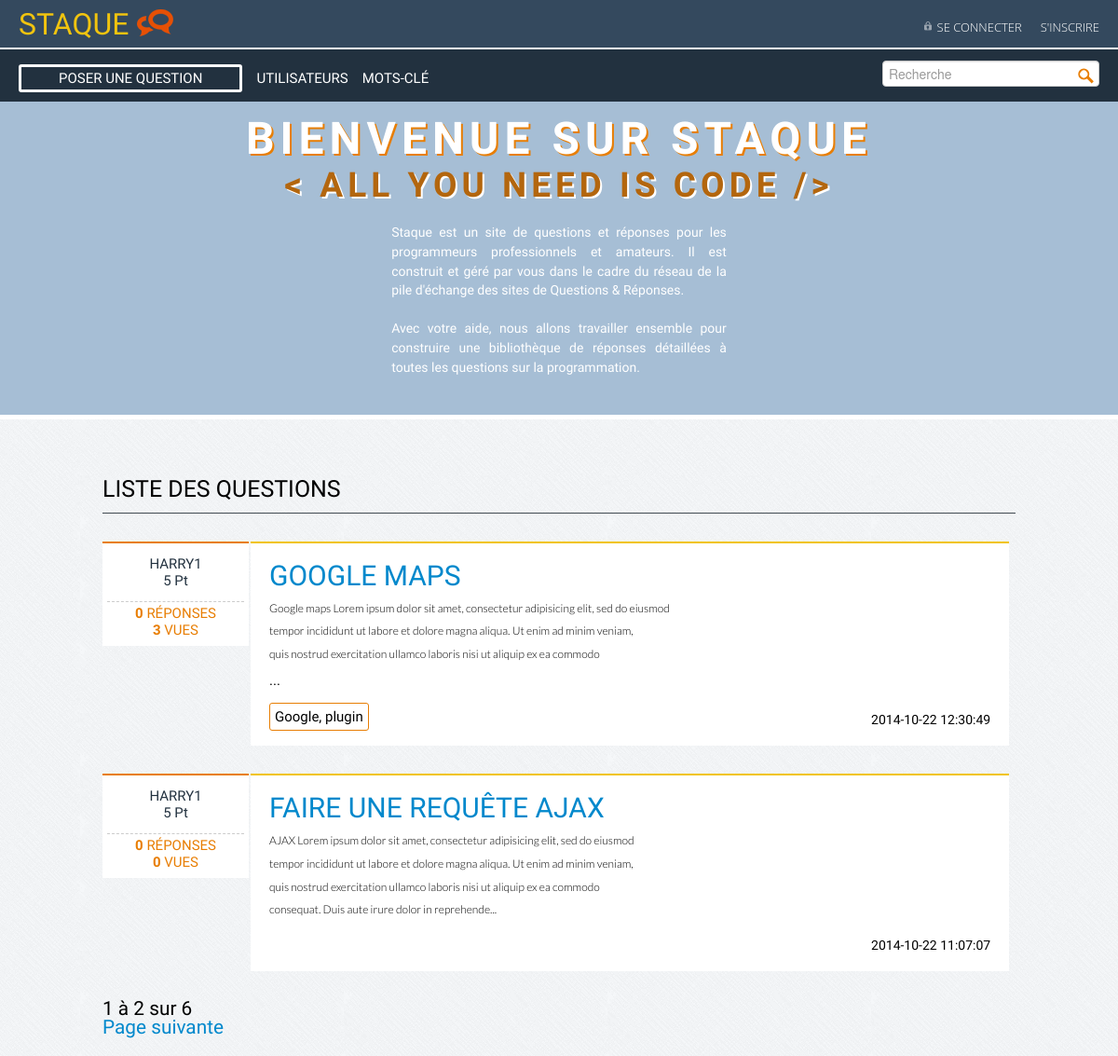
Before: / with the older database file.
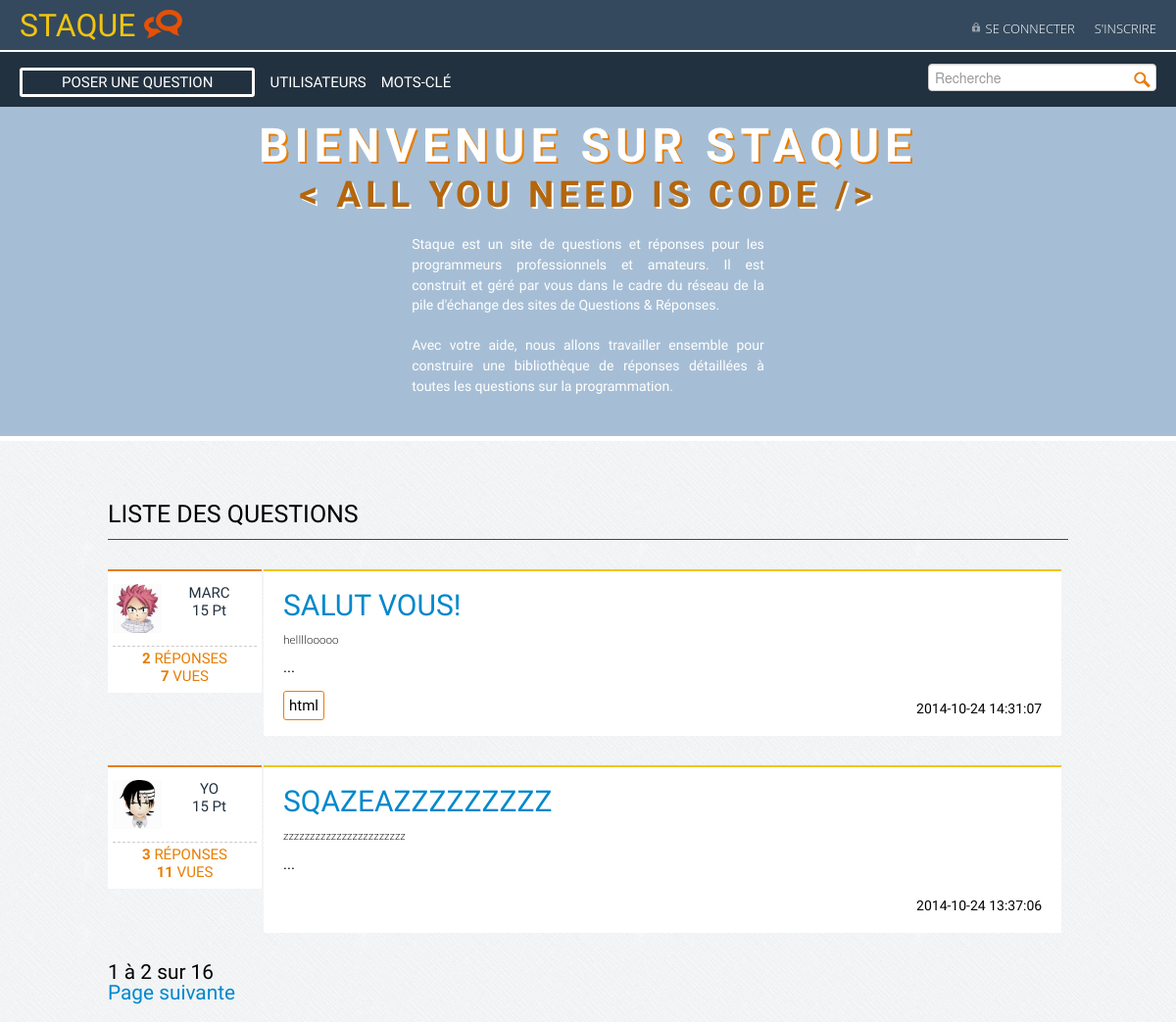
After: the same page with the newer database file.
### tables this page shows
CREATE TABLE IF NOT EXISTS `question` (
  `id` int(11) NOT NULL AUTO_INCREMENT,
  `title` varchar(250) NOT NULL,
  `content` text NOT NULL,
  `tags` varchar(255) NOT NULL,
  `user_id` int(11) NOT NULL,
  `dateCreated` datetime NOT NULL,
  `dateModified` datetime NOT NULL,
  `vues` int(11) NOT NULL,
  `points` int(11) NOT NULL,
  PRIMARY KEY (`id`)
);

CREATE TABLE IF NOT EXISTS `user` (
  `id` int(11) NOT NULL AUTO_INCREMENT,
  `name` varchar(50) NOT NULL,
  `image` varchar(150) NOT NULL,
  `pseudo` varchar(100) NOT NULL,
  `mail` varchar(150) NOT NULL,
  `password` varchar(255) NOT NULL,
  `salt` varbinary(256) NOT NULL,
  `token` varchar(50) NOT NULL,
  `birthday` date NOT NULL,
  `job` varchar(150) NOT NULL,
  `location` varchar(100) NOT NULL,
  `lang` varchar(100) NOT NULL,
  `score` int(10) NOT NULL,
  `vote` int(10) NOT NULL,
  `websites` varchar(150) NOT NULL,
  `dateRegistred` date NOT NULL,
  `dateModified` date NOT NULL,
  `dateConnected` datetime NOT NULL,
  PRIMARY KEY (`id`)
);

### functions.php (called while the page is built, shortened)
<?php
	function nbRep($id){
		global $dbh;
		$sql = "SELECT COUNT(*) FROM answer
				JOIN question ON question_id = question.id
				WHERE question.id = :id";
		$stmt = $dbh->prepare($sql);
		$stmt->bindValue(":id",$id);
		$stmt->execute();
		$nbAnswers = $stmt->fetchColumn();
		return $nbAnswers;
	}

### question_list.php (the view, shortened to what this page needs)
 <?php
	$numPerPage= 2;
	$page = 1;
	$direction = "DESC";
	$offset = ($page-1)*$numPerPage;
	$sql = "SELECT question.id,title,score,dateCreated,image,pseudo,tags,content,vues
			FROM question LEFT JOIN user ON question.user_id=user.id
			ORDER BY question.id $direction LIMIT :offset,$numPerPage";
			$stmt = $dbh->prepare($sql);
			$stmt->bindValue(":offset", ($page-1)*2, PDO::PARAM_INT);
			$stmt->execute();
			$questions = $stmt->fetchAll();
			$sql = "SELECT COUNT(*) FROM question";
			$stmt = $dbh->prepare($sql);
			$stmt->execute();
			$totalNumber = $stmt->fetchColumn();
			$totalPages = ceil($totalNumber / $numPerPage);
?>
<section class="container topQuestion">
	<h2>Liste des Questions</h2>
	<?php foreach ($questions as $question){ $nbAnswers=nbRep($question['id']);?>
	<div class="topQuestionWrap">
		<div class="clearboth colLeft user">
			<a href="account.php?id=<?= $question['id'];?>"  class="lien_user" title="Infos auteur">
				<div class="floatLeft"><img src="<?= $question['image'];?>" alt="">	</div>
				<div class="floatLeft">
					<h4><?= $question['pseudo'];?></h4>
					<p class="score"><?= $question['score'];?> Pt </p>
				</div>
			</a>
			<div class="compteurs">
				<p><strong><?php echo $nbAnswers;?></strong> réponses</p>
				<p><strong><?= $question['vues'];?></strong> vues</p>
			</div>
		</div>
		<div class="colRight question">
			<a href="detail_question.php?id=<?= $question['id'];?>" class="lien_question" id="<?= $question['id'];?>" title="">
				<h3><?php echo $question['title']; ?></h3>
			</a>
			<p><?php echo substr($question['content'],0,300)."..."; ?></p>
			<p class="date"><?= $question['dateCreated'];?></p>
			<?php if(!empty($question['tags'])){ ?>
				<div class="tags"><?= $question['tags'];?></div>
			<?php } ?>
		</div>
	</div>
	<?php } ?>
	<p><?php echo $offset+1; ?> à <?php echo $offset+$numPerPage; ?> sur <?php echo $totalNumber; ?><p>
	<?php if($page < $totalPages ) { ?>
		<a href="index.php?dir=<?php echo strtolower($direction); ?>&page=<?php echo $page + 1; ?>">Page suivante</a>
	<?php } ?>
</section>

Changed rows visible on the page:
no longer on this page (row edited): question: user.pseudo "HARRY1", user.score "5", nbAnswers "0", vues "3", title "GOOGLE MAPS", content "Google maps Lorem ipsum dolor sit amet, consectetur adipisicing elit, sed do eiusmod tempor incididunt ut labore et dolore magna aliqua. Ut enim ad minim veniam, quis nostrud exercitation ullamco laboris nisi ut aliquip ex ea commodo", dateCreated "2014-10-22 12:30:49", tags "Google, plugin"
no longer on this page (row edited): question: user.pseudo "HARRY1", user.score "5", nbAnswers "0", vues "0", title "FAIRE UNE REQUÊTE AJAX", content "AJAX Lorem ipsum dolor sit amet, consectetur adipisicing elit, sed do eiusmod tempor incididunt ut labore et dolore magna aliqua. Ut enim ad minim veniam, quis nostrud exercitation ullamco laboris nisi ut aliquip ex ea commodo consequat. Duis aute irure dolor in reprehende", dateCreated "2014-10-22 11:07:07"
added question: user.image (picture), user.pseudo "MARC", user.score "15", nbAnswers "2", vues "7", title "SALUT VOUS!", content "hellllooooo", dateCreated "2014-10-24 14:31:07", tags "html"
added question: user.image (picture), user.pseudo "YO", user.score "15", nbAnswers "3", vues "11", title "SQAZEAZZZZZZZZZ", content "zzzzzzzzzzzzzzzzzzzzzzz", dateCreated "2014-10-24 13:37:06"
Other visible differences:
$totalNumber: "6" → "16"
